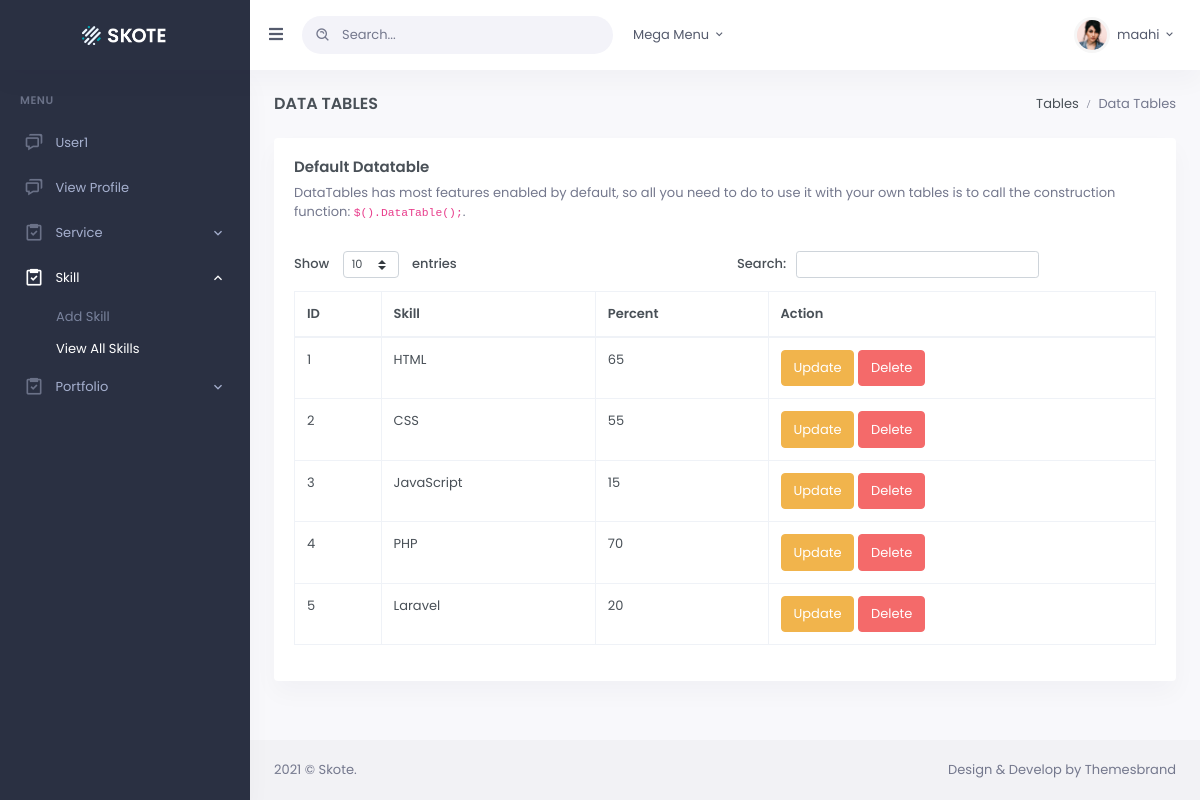
The page /skill-list.php (signed in) on the database its author committed.
### tables this page shows
CREATE TABLE `skill` (
  `ID` int(20) NOT NULL,
  `name` varchar(255) NOT NULL,
  `percent` int(20) NOT NULL
);

### skill-list.php (the view, shortened to what this page needs)
<?php
include 'database.php';
?>
<!DOCTYPE html>
<html lang="en">
  <?php include 'inc/head.php'; ?>
    <body data-sidebar="dark">
        <div id="layout-wrapper">
            <?php include 'inc/header.php'; ?>
            <?php include 'inc/sidebar.php'; ?>
            <div class="main-content">
                <div class="page-content">
                    <div class="container-fluid">
                        <div class="row">
                            <div class="col-12">
                                <div class="page-title-box d-flex align-items-center justify-content-between">
                                    <h4 class="mb-0 font-size-18">Data Tables</h4>
                                    <div class="page-title-right">
                                        <ol class="breadcrumb m-0">
                                            <li class="breadcrumb-item"><a href="javascript: void(0);">Tables</a></li>
                                            <li class="breadcrumb-item active">Data Tables</li>
                                        </ol>
                                    </div>
                                </div>
                            </div>
                        </div>
                        <div class="row">
                            <div class="col-12">
                                <div class="card">
                                    <div class="card-body">
                                           <?php
                                                $query = "select * from skill";
                                                $result = mysqli_query($connection, $query);
                                            ?>
                                        <h4 class="card-title">Default Datatable</h4>
                                        <p class="card-title-desc">DataTables has most features enabled by
                                            default, so all you need to do to use it with your own tables is to call
                                            the construction function: <code>$().DataTable();</code>.
                                        </p>
                                        <div id="datatable_wrapper" class="dataTables_wrapper dt-bootstrap4 no-footer">
                                        <div class="row">
                                            <div class="col-sm-12 col-md-6">
                                                <div class="dataTables_length" id="datatable_length">
                                                    <label>Show
                                                        <select name="datatable_length" aria-controls="datatable" class="custom-select custom-select-sm form-control form-control-sm form-select form-select-sm" style="display:inline-block;width:auto;margin:5px 10px;">
                                                            <option value="10">10</option>
                                                        </select>
                                                    entries
                                                    </label>
                                                </div>
                                            </div>
                                            <div class="col-sm-12 col-md-6">
                                                <div id="datatable_filter" class="dataTables_filter">
                                                    <label>Search:<input type="search" class="form-control form-control-sm" placeholder="" aria-controls="datatable" style="display:inline-block;width:auto;margin:5px 10px;">
                                                    </label>
                                                </div>
                                            </div>
                                        </div>
                                        <table id="datatable" class="table table-bordered dt-responsive nowrap" style="border-collapse: collapse; border-spacing: 0; width: 100%;">
                                            <thead>
                                                <tr>
                                                    <th>ID</th>
                                                    <th>Skill</th>
                                                    <th>Percent</th>
                                                    <th>Action</th>
                                                </tr>
                                            </thead>
                                            <tbody>
                                                <?php
                                                    $i = 1;
                                                    foreach ($result as  $row):
                                                ?>
                                                    <tr>
                                                        <td><?php echo $i; ?></td>
                                                        <td><?php echo $row['name']; ?></td>
                                                        <td><?php echo $row['percent']; ?></td>
                                                        <td>
                                                            <a href="skill-update.php?update=<?php echo $row['ID']; ?>" class="btn btn-warning">Update</a>
                                                            <a href="skill-delete.php?delete=<?php echo $row['ID']; ?>" class="btn btn-danger">Delete</a>
                                                        </td>
                                                    </tr>
                                                <?php
                                                    $i = $i +1;
                                                    endforeach;
                                                 ?>
                                            </tbody>
                                        </table>
                                     </div>
                                    </div>
                                </div>
                            </div>
                        </div>
                    </div>
                </div>
                    </div>
            </div>
                <?php include 'inc/footer.php'; ?>
    </body>
</html>

### rows shown on the page
skill: name "HTML", percent "65"
skill: name "CSS", percent "55"
skill: name "JavaScript", percent "15"
skill: name "PHP", percent "70"
skill: name "Laravel", percent "20"

### other values the page prints
$_SESSION['username'] "maahi"
